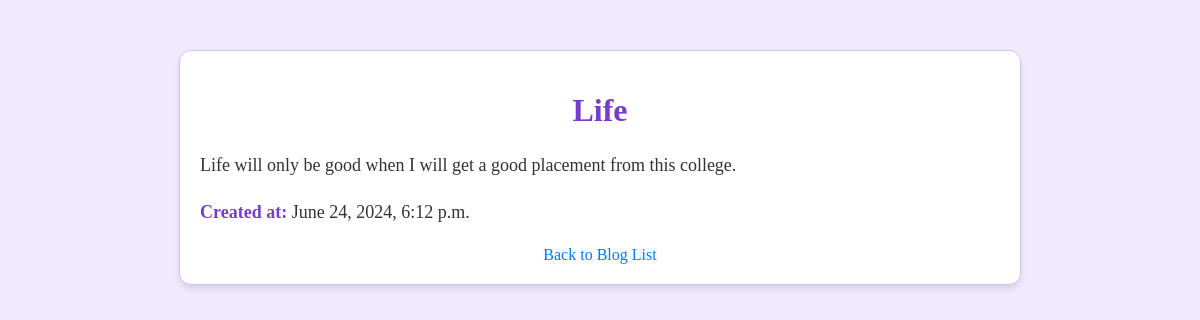
The page /blog_detail/3/ on the database its author committed.
### nav/models.py (models this page shows, shortened)
class Blog(models.Model):
  title = models.CharField(max_length=100, verbose_name="Title",blank=True,null=True)
  content= models.TextField()
  created_at = models.DateTimeField(auto_now_add=True)
  like_count = models.IntegerField(default=0)

### nav/views.py (the view)
# urls.py: path('blog_detail/<int:blog_id>/',views.blog_detail,name='blog_detail'),
def blog_detail(request, blog_id):
    blog = get_object_or_404(Blog, pk=blog_id)
    return render(request, 'nav/blog_detail.html', {'blog': blog})

### nav/templates/nav/blog_detail.html (shortened to what this page needs)
<!DOCTYPE html>
<html>
<head>
</head>
<body>
    <div class="container">
        <h1>{{ blog.title }}</h1>
        <p>{{ blog.content }}</p>
        <p><strong>Created at:</strong> {{ blog.created_at }}</p>
        <a href="{% url 'blog_list' %}">Back to Blog List</a>
    </div>
</body>
</html>

### nav/templates/nav/blog_detail.html (style rules this page uses)
body { background-color: #F1EAFF; font-family: 'Times New Roman', Times, serif, sans-serif; margin: 0; padding: 0; }
.container { padding: 20px; max-width: 800px; margin: 50px auto; background-color: #ffffff; border: 1px solid #d3c3f3; border-radius: 12px; box-shadow: 0 4px 6px rgba(0, 0, 0, 0.1); }
h1 { color: #763dca; text-align: center; }
p { color: #333; font-size: 18px; line-height: 1.6; }
strong { color: #763dca; }
a { display: block; text-align: center; margin-top: 20px; color: #007BFF; text-decoration: none; }

### rows shown on the page
Blog: title "Life", content "Life will only be good when I will get a good placement from this college.", created_at "June 24, 2024, 6:12 p.m."
